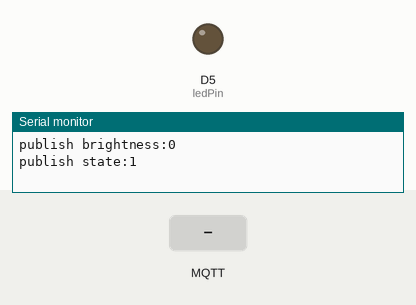
Recording of a sketch running on a simulated ESP8266 (Wemos D1 mini). On the bench: output pins drawn as LEDs (lit = HIGH), the last lines printed to the serial monitor. Inputs (shaded band) come from the test bench. WiFi joins after 1.5 s; servers stay silent unless stated; random numbers use the default seed unless the sketch sets one; no MQTT or app messages arrive unless stated.

Above: at 4.7 s.
4.8 s: MQTT message "90" arrives on the second subscribed topic
At 6.1 s:
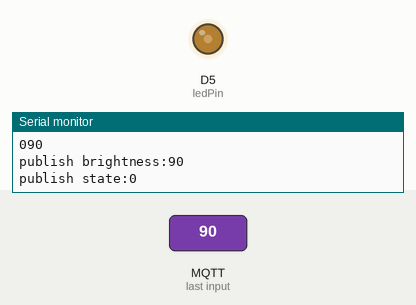
6.6 s: MQTT message "200" arrives on the second subscribed topic
At 7.4 s:
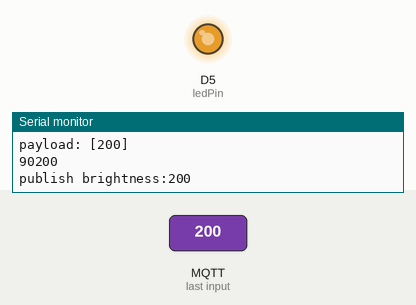
8.4 s: MQTT message "on" arrives on the second subscribed topic
At 8.56 s:
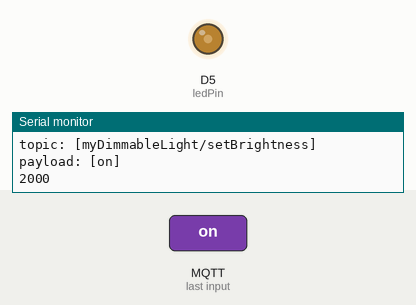
Timing chart, 0 to 11.4 s (numbered marks = the images above; inputs shaded):
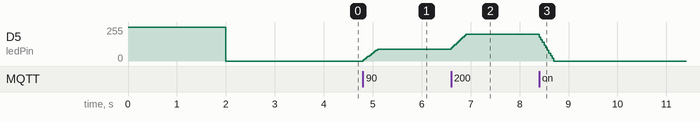

Measured:
- after the input at 4.8 s, D5 (ledPin): moves from 0/255 to 90/255 over 0.30 s, starting at once
- after the input at 6.6 s, D5 (ledPin): moves from 90/255 to 200/255 over 0.30 s, starting at once
- after the input at 8.4 s, D5 (ledPin): moves from 200/255 to 0/255 over 0.30 s, starting at once

The sketch:

MqttLight_Dimmable.ino
```cpp
// (licence header left out)
#include <ESP8266WiFi.h>      //https://github.com/esp8266/Arduino/tree/master/libraries/ESP8266WiFi
#include <PubSubClient.h>     //https://github.com/knolleary/pubsubclient
WiFiClient wifiClient;
PubSubClient client(wifiClient);

#define MQTT_VERSION MQTT_VERSION_3_1_1                                   //say this to the libarary

/************ WIFI and MQTT AUTENTICATION ******************/
                                                                          /****************    CUSTOMIZE THIS    *********************/
// WiFi Parameters
const PROGMEM char* wifi_ssid = "[YOUR_NETWORK_NAME]";                    //your WiFi name
const PROGMEM char* wifi_password = "[YOUR_PASSWORD]";                    //your WiFi password

// MQTT Connection Parameters
const PROGMEM char* mqtt_server = "[YOUR_MQTT_BROKER]";                   //your MQTT broker ip address or host name
const PROGMEM uint16_t mqtt_port = 1883;                                  //your MQTT broker port
const PROGMEM char* mqtt_user = "[super_cool_username]";                  //your MQTT username (if not set the parameter is ignored by the broker)
const PROGMEM char* mqtt_password = "[SuperSecretPSWD]";                  //your MQTT password (if not set the parameter is ignored by the broker)


// MQTT topics
#define MAX_TOPIC_LENGTH 64
char topicHeader[MAX_TOPIC_LENGTH] = "myDimmableLight";                   //this will create a myESPrelay/{topic identifier}

// TURN ON/OFF
char powerSub[MAX_TOPIC_LENGTH] = "setPower";                             //  turn ON turn OFF
char powerPub[MAX_TOPIC_LENGTH]  = "powerSet";                            //  and confirm

//  BRIGHTNESS
char brightnessSub[MAX_TOPIC_LENGTH] = "setBrightness";                   //  change brightness
char brightnessPub[MAX_TOPIC_LENGTH] = "brightnessSet";                   //  and confirm

// ON OFF PAYLOADS
const PROGMEM char* p_lightOn = "ON";
const PROGMEM char* p_lightOff = "OFF";
//
#define ledPin D5
boolean   ledState = false;                                               //defalut status @ BOOT - change to "true" if you want it to turn on @ boot
uint8_t   t_brightness = 128;                                             //target brightness @ BOOT
uint8_t   c_brightness = 0;                                               //current brightness

// TRANSITION                                                             change this if you want a faster or smoother transition
#define UPDATES_PER_SECOND 30
#define TRANSITION_TIME 300
uint8_t steps = TRANSITION_TIME / UPDATES_PER_SECOND;

/****************  END OF CUSTOMISATION  *********************/

#define BUFFER_SIZE 50                                                    //buffer used to send/receive data with MQTT
char msg_buff[BUFFER_SIZE];                                               //storage for incoming/outcoming messages

void setup_wifi() {
  randomSeed(micros());
  Serial.println();
  Serial.print("Connecting to ");
  Serial.println(wifi_ssid);
  WiFi.mode(WIFI_STA);
  WiFi.begin(wifi_ssid, wifi_password);
  while (WiFi.status() != WL_CONNECTED) {
    delay(500);
    Serial.print(".");
  }
  Serial.println();
  Serial.println("WiFi connected");
  Serial.println("IP address: ");
  Serial.println(WiFi.localIP());
}

void dimLEDS(int cBright, int tBright) {                                  // function called to modify brightness and turn on/off with transition
  Serial.print(cBright);
  Serial.println(tBright);
  int deltaBrightness = tBright - cBright;
  int brightnessSteps = deltaBrightness / steps;
  for (int count = 0;  count < steps; count++) {
    cBright += brightnessSteps;
    analogWrite(ledPin, cBright);
    delay(1000 / UPDATES_PER_SECOND);
  }
  analogWrite(ledPin, tBright);
  c_brightness = tBright;
}

void publishState() {                                                     // function called to publish the state of the led (on/off)
  Serial.print("publish state:");
  Serial.println(!ledState);
  if (ledState) {
    client.publish(powerPub, p_lightOn, true);
  } else {
    client.publish(powerPub, p_lightOff, true);
  }
}

void publishBrightness() {                                                // function called to publish the brightness of the led
  itoa(c_brightness, msg_buff, 10);
  Serial.print("publish brightness:");
  Serial.println(msg_buff);
  client.publish(brightnessPub, msg_buff, true);
}

void reconnect() {
  while (!client.connected()) {
    Serial.print("Attempting MQTT connection...");
    String clientId = "aDimmableLight-";                                  // Create a random client ID
    clientId += String(random(0xffff), HEX);
    if (client.connect(clientId.c_str(), mqtt_user, mqtt_password)) {     // Attempt to connect
      Serial.println("connected. Make you things talk");
      publishBrightness();
      publishState();
      client.subscribe(powerSub);                                         // Once (re)connected (re)subscribe
      client.subscribe(brightnessSub);
    } else {
      Serial.print("failed, rc=");
      Serial.print(client.state());
      Serial.println("try again in 5 seconds");
      delay(5000);                                                        // Wait 5 seconds before retrying
    }
  }
}

void callback(char* c_topic, byte* c_payload, unsigned int c_length) {

  for (int i = 0; i < c_length; i++) {
    msg_buff[i] = c_payload[i];
  }
  msg_buff[c_length] = '\0';
  String payload = String(msg_buff);
  String topic = String(c_topic);
  Serial.println();
  Serial.println("Message arrived: ");
  Serial.print("topic: [");
  Serial.print(topic);
  Serial.println("]");
  Serial.print("payload: [");
  Serial.print(payload);
  Serial.println("]");

  // handle message topic
  if (topic == String(powerSub)) {
    // test if the payload is equal to "ON" or "OFF"
    if (payload == p_lightOn) {                                           //turn ON
      if (ledState != true) {                                             //only if it was OFF
        ledState = true;
        dimLEDS(0, t_brightness);
        publishState();
        publishBrightness();
      }
    } else if (payload == p_lightOff) {
      if (ledState != false) {
        ledState = false;
        dimLEDS(c_brightness, 0);
        publishState();
      }
    }
  } else if (topic == brightnessSub) {
    uint8_t brightness = payload.toInt();
    if (brightness > 0 && brightness <= 255) {
      t_brightness = brightness;
      dimLEDS(c_brightness, t_brightness);
      publishBrightness();
      if (!ledState) {                                                    //if it was off publishes "ON"
        ledState = true;
        publishState();
      }
    } else if (brightness == 0) {
      ledState = false;
      dimLEDS(c_brightness, 0);
      publishState();
    }
  }
}

void topicComposer(char actionTopic[]) {
  //                            TOPICHEADER      /           ACTION_TOPIC
  String stringComposer = String(topicHeader) + "/" + String(actionTopic);
  if ( stringComposer.length() >= MAX_TOPIC_LENGTH) {
    Serial.print(" ERROR!! \nlength of topic exceed the max value of ");
    Serial.print(MAX_TOPIC_LENGTH - 1);
    Serial.print(" characters. Impossible to create such a topic: ");
    Serial.println(stringComposer);
    Serial.print("your topic is: ");
    Serial.println(actionTopic);
  } else {
    stringComposer.toCharArray(actionTopic, stringComposer.length() + 1);
    Serial.println(actionTopic);
  }
}

void setup() {
  Serial.begin(115200);                                                   // init the serial (choose the BAUD rate you prefer)
  pinMode(ledPin, OUTPUT);
  analogWriteRange(255);
  digitalWrite(ledPin, HIGH);
  delay(2000);
  analogWrite(ledPin, LOW);
  if (ledState) {                                                         // if it should turn on @ boot
    dimLEDS(0, t_brightness);
  }
  setup_wifi();
  Serial.print("Your light Status topic: ");
  topicComposer(powerPub);
  Serial.print("Your light Command topic: ");
  topicComposer(powerSub);
  Serial.print("Your light Status brightness topic: ");
  topicComposer(brightnessPub);
  Serial.print("Your light Command brightness topic: ");
  topicComposer(brightnessSub);
  //init the MQTT connection
  client.setServer(mqtt_server, mqtt_port);                               //client is now ready for use
  client.setCallback(callback);                                           //client is now listening for incoming messages
}

void loop() {
  if (!client.connected()) {
    reconnect();
  }
  client.loop();
}

/****** END OF FILE ******/
```
